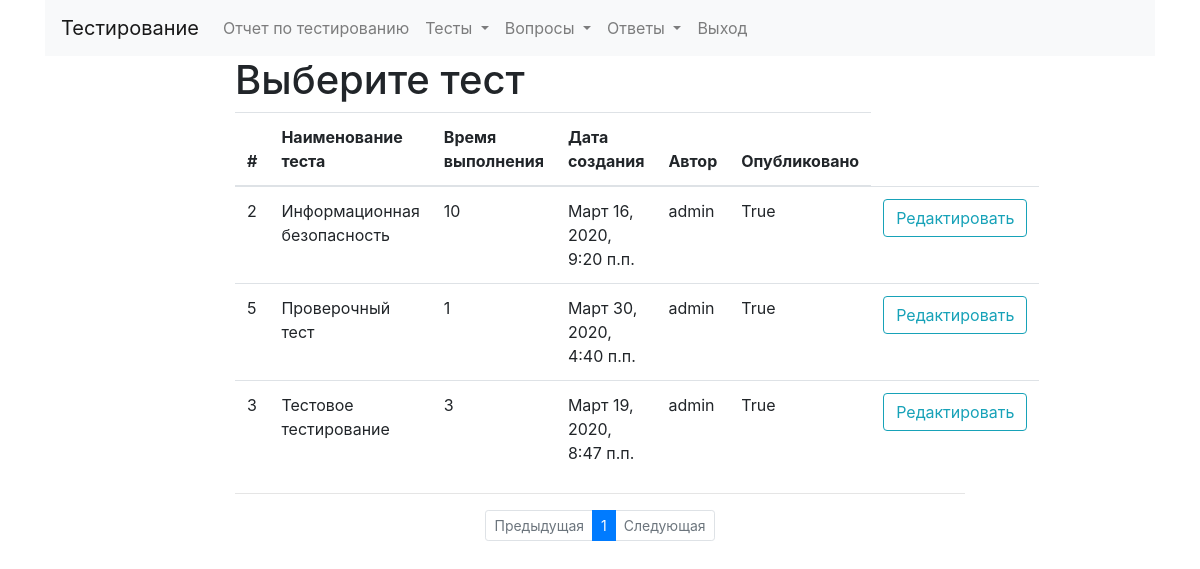
/manager/ (signed in), run on the app's committed database.
### qwestion/models.py (models this page shows, shortened)
class Survey(models.Model):
    title = models.CharField(max_length=255, verbose_name='Наименование теста')
    author = models.ForeignKey(User,  on_delete=models.PROTECT, verbose_name=' Автор')
    timedelta = models.IntegerField(default=0,verbose_name='Время выполнения теста')
    created = models.DateTimeField(auto_now_add=True)
    updated = models.DateTimeField(auto_now=True)
    public = models.BooleanField(default=False, verbose_name="Опубликовано")
    class Meta:
        ordering = ['title']

### screater/views.py (the view)
# urls.py: path('', SurveyListView.as_view(), name='survey-list'),
class SurveyListView(ListView):
    model = Survey
    paginate_by = 10  # if pagination is desired
    template_name = 'screater/surveys.html'
    @method_decorator(login_required)
    def dispatch(self, request, *args, **kwargs):
        return super(SurveyListView, self).dispatch(request, *args, **kwargs)

### screater/templates/screater/surveys.html (shortened to what this page needs)
{% extends "base.html" %}
{% block content %}
    <h1> Выберите тест </h1>
<table class="table">
    <thead>
    <tr>
      <th scope="col">#</th>
      <th scope="col">Наименование теста</th>
      <th scope="col">Время выполнения</th>
      <th scope="col">Дата создания</th>
      <th scope="col">Автор</th>
      <th scope="col">Опубликовано</th>
    </tr>
    </thead>
    <tbody>
    {% for s in object_list %}
    <tr>
        <td>{{s.id}}</td>
        <td>{{s.title}}</td>
        <td>{{s.timedelta}}</td>
        <td>{{s.created}}</td>
        <td>{{s.author}}</td>
        <td>{{s.public}}</td>
        <td> <form action="{% url 'screater:survey-edit' pk=s.id %}"> <button type="submit" class="btn btn-outline-info" >Редактировать</button></form></td>
    </tr>
    {% endfor %}
    </tbody>
</table>
{% include 'include/paginator.html'%}
{% endblock %}

### data on the page
Survey: id "2", title "Информационная безопасность", timedelta "10", created "Март 16, 2020, 9:20 п.п.", author "admin", public "True"
Survey: id "5", title "Проверочный тест", timedelta "1", created "Март 30, 2020, 4:40 п.п.", author "admin", public "True"
Survey: id "3", title "Тестовое тестирование", timedelta "3", created "Март 19, 2020, 8:47 п.п.", author "admin", public "True"
